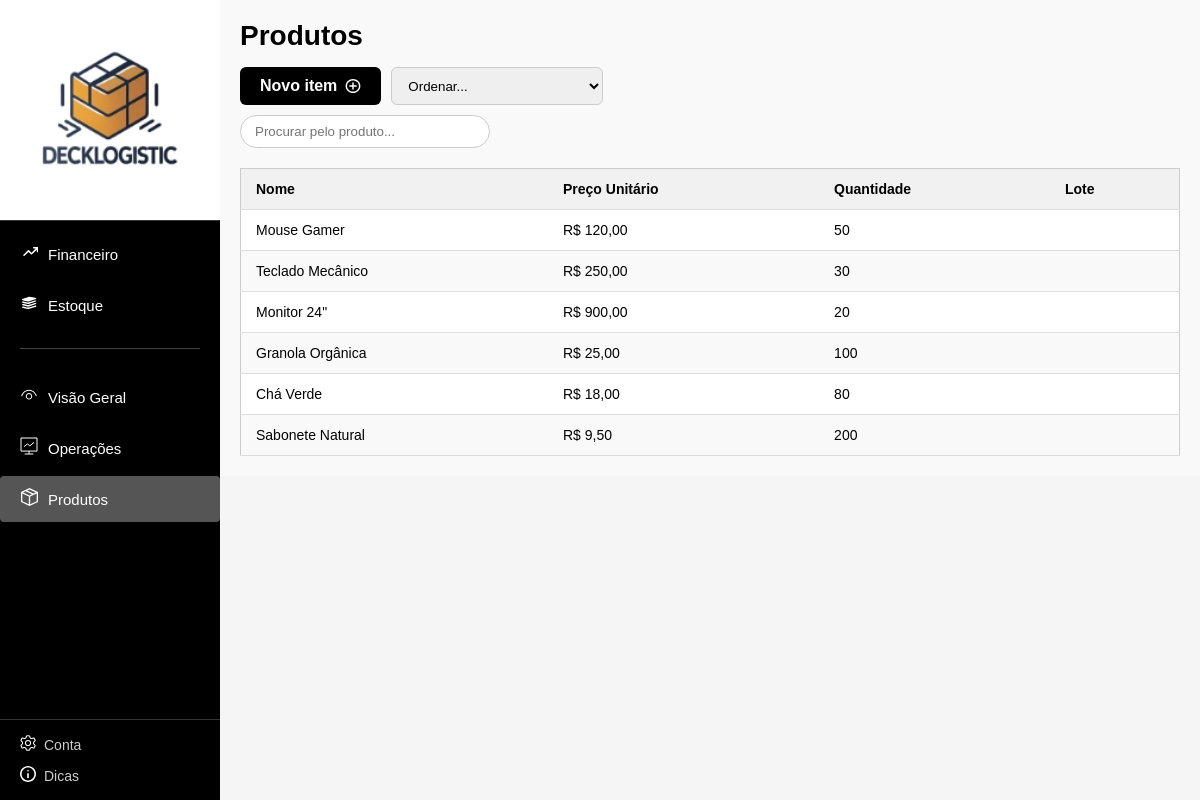
Page /Pages/dashboard/tabelas/produtos.php on the committed database.
### tables this page shows
CREATE TABLE produtos (
    id INT AUTO_INCREMENT PRIMARY KEY,
    loja_id INT,
    nome VARCHAR(255),
    descricao TEXT,
    lote VARCHAR(50),
    quantidade_estoque INT,
    preco_unitario DECIMAL(10,2),
    data_reabastecimento DATE,
    criado_em TIMESTAMP DEFAULT CURRENT_TIMESTAMP,
    FOREIGN KEY (loja_id) REFERENCES lojas(id)
);

### Pages/dashboard/tabelas/produtos.php (the view, shortened to what this page needs)
<?php
include '../../../conexao.php';
$sql = "SELECT nome, preco_unitario, quantidade_estoque, lote FROM produtos";
$result = mysqli_query($conn, $sql);
?>
<!DOCTYPE html>
<html lang="pt-br">
<head>
  <link rel="stylesheet" href="../../../assets/produtos.css">
</head>
<body>
  <aside class="sidebar">
    <div class="logo-area">
      <img src="../../../img/logoDecklogistic.webp" alt="Logo">
    </div>
    <nav class="nav-section">
      <div class="nav-menus">
        <ul class="nav-list top-section">
          <li><a href="/Pages/financeiro.php"><span><img src="../../../img/icon-finan.svg" alt="Financeiro"></span> Financeiro</a></li>
          <li ><a href="/Pages/estoque.php"><span><img src="../../../img/icon-estoque.svg" alt="Estoque"></span> Estoque</a></li>
        </ul>
        <hr>
        <ul class="nav-list middle-section">
          <li><a href="/Pages/visaoGeral.php"><span><img src="../../../img/icon-visao.svg" alt="Visão Geral"></span> Visão Geral</a></li>
          <li><a href="/Pages/operacoes.php"><span><img src="../../../img/icon-operacoes.svg" alt="Operações"></span> Operações</a></li>
          <li class="active"><a href="produtos.php"><span><img src="../../../img/icon-produtos.svg" alt="Produtos"></span> Produtos</a></li>
        </ul>
      </div>
      <div class="bottom-links">
        <a href="/Pages/conta.php"><span><img src="../../../img/icon-config.svg" alt="Conta"></span> Conta</a>
        <a href="/Pages/dicas.php"><span><img src="../../../img/icon-dicas.svg" alt="Dicas"></span> Dicas</a>
      </div>
    </nav>
  </aside>
  <main class="dashboard">
    <div class="content">
<div class="conteudo">
    <h1>Produtos</h1>
   <div class="acoes">
    <div class="botoes">
        <button class="btn-novo">Novo item <span><img class="icon" src="../../../img/icon-plus.svg" alt="Adicionar"></span></button>
        <select id="ordenar">
            <option value="">Ordenar...</option>
        </select>
    </div>
    <input type="text" id="pesquisa" placeholder="Procurar pelo produto...">
</div>
    <table>
        <thead>
            <tr>
                <th>Nome</th>
                <th>Preço Unitário</th>
                <th>Quantidade</th>
                <th>Lote</th>
            </tr>
        </thead>
        <tbody id="tabela-produtos">
            <?php while ($produto = mysqli_fetch_assoc($result)): ?>
                <tr>
                    <td><?= htmlspecialchars($produto['nome']) ?></td>
                    <td>R$ <?= number_format($produto['preco_unitario'], 2, ',', '.') ?></td>
                    <td><?= intval($produto['quantidade_estoque']) ?></td>
                    <td><?= htmlspecialchars($produto['lote']) ?></td>
                </tr>
            <?php endwhile; ?>
        </tbody>
    </table>
</div>
    </div>
  </main>
</body>
</html>

### assets/produtos.css (style rules this page uses)
.conteudo { padding: 20px; font-family: Arial, sans-serif; background-color: #f9f9f9; margin-left: 220px; }
.conteudo h1 { font-size: 28px; margin-bottom: 15px; }
.acoes { display: flex; flex-direction: column; gap: 10px; }
.botoes { display: flex; gap: 10px; }
#ordenar { padding: 8px 12px; border-radius: 6px; border: 1px solid #ccc; cursor: pointer; }
button { padding: 8px 14px; border: none; border-radius: 6px; cursor: pointer; font-weight: bold; font-size: 14px; }
.btn-novo { background-color: black; color: white; display: flex; align-items: center; justify-content: center; gap: 8px; padding: 10px 20px; border: none; font-size: 16px; cursor: pointer; border-radius: 6px; }
.btn-novo .icon { width: 16px; height: 16px; display: block; vertical-align: middle; }
#pesquisa { width: 250px; padding: 8px 14px; border-radius: 20px; border: 1px solid #ccc; outline: none; }
table { width: 100%; border-collapse: collapse; background-color: white; border-radius: 8px; overflow: hidden; border: 1px solid #ccc; margin-top: 20px; }
thead { background-color: #f1f1f1; }
th, td { padding: 12px 15px; text-align: left; font-size: 14px; border-bottom: 1px solid #ddd; }
tbody tr:nth-child(even) { background-color: #f9f9f9; }
table { overflow-x: auto; }
* { box-sizing: border-box; margin: 0; padding: 0; }
body { font-family: Arial, sans-serif; background-color: #f5f5f5; }
.sidebar { width: 220px; height: 100vh; background-color: #000; color: #fff; display: flex; flex-direction: column; position: fixed; left: 0; top: 0; }
.logo-area { padding: 0; text-align: center; border-bottom: 1px solid #333; }
.logo-area img { width: 100%; height: auto; object-fit: cover; display: block; border-radius: 0; }
.nav-section { display: flex; flex-direction: column; height: 100%; }
.nav-menus { flex: 1; display: flex; flex-direction: column; justify-content: flex-start; }
.nav-list { list-style: none; margin-top: 10px; }
.nav-list li { margin-bottom: 5px; }
.nav-list li a { display: flex; align-items: center; padding: 12px 20px; color: #fff; text-decoration: none; font-size: 15px; transition: background 0.2s; box-shadow: none; outline: none; }
.nav-list li a span { margin-right: 10px; font-size: 16px; }
.nav-list li a span img { width: 18px; height: 18px; object-fit: contain; }
.nav-list li.active a { background-color: #555; border-radius: 4px; color: #fff; box-shadow: none; }
hr { border: none; height: 1px; background-color: #444; margin: 15px 20px; }
.bottom-links { padding: 15px 20px; border-top: 1px solid #333; display: flex; flex-direction: column; gap: 12px; }
.bottom-links a { color: #ccc; text-decoration: none; font-size: 14px; display: flex; align-items: center; transition: color 0.2s; }
.bottom-links a span { margin-right: 8px; }
.bottom-links a span img { width: 16px; height: 16px; object-fit: contain; }

### rows in the picture
produtos: nome "Mouse Gamer", preco_unitario "120,00", quantidade_estoque "50"
produtos: nome "Teclado Mecânico", preco_unitario "250,00", quantidade_estoque "30"
produtos: nome "Monitor 24\"", preco_unitario "900,00", quantidade_estoque "20"
produtos: nome "Granola Orgânica", preco_unitario "25,00", quantidade_estoque "100"
produtos: nome "Chá Verde", preco_unitario "18,00", quantidade_estoque "80"
produtos: nome "Sabonete Natural", preco_unitario "9,50", quantidade_estoque "200"
